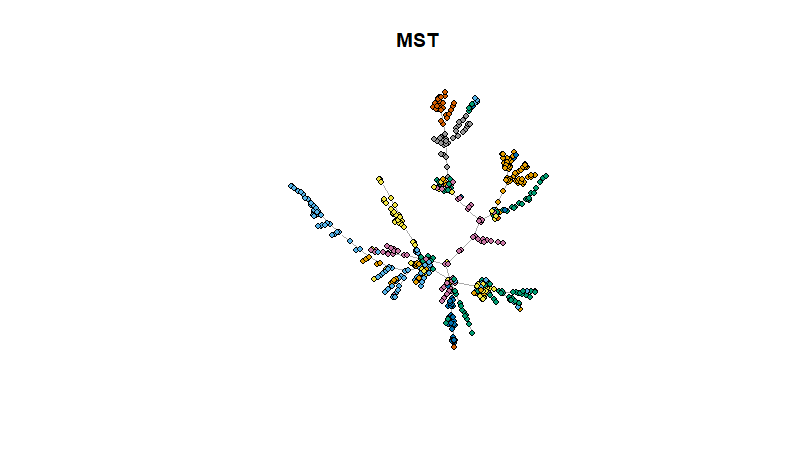

Write R code to recreate this figure.
library('igraph')

#reference: Younan Liang
#get stock list
Name_sector = read.csv("finance_data_cleaned/Name_sector.csv", stringsAsFactors=FALSE) 

#get ids
stock_ids = Name_sector$Symbol
ri = matrix(list(), length(stock_ids), 2)
P = data.frame(A=character(), B=character(), C=numeric(), stringsAsFactors=FALSE) 
colnames(P) = c("Node1", "Node2", "weight")

#look into each stock
idx = 1
dirty = 0
for(i in stock_ids){
    ri[[idx,1]] = i

    #get close price for each stock
    close = read.csv(paste('finance_data/data/', i, '.csv', sep=""), 
        stringsAsFactors = FALSE)$Close 
    ri_tmp = numeric(0)
    for (j in 2:length(close)){
        #ri
        ri_tmp[j-1] = log(close[j]) - log(close[j-1])
    }
    ri[[idx,2]] = ri_tmp

    #check length and discard some data
    if (length(ri_tmp) != 764){
      cat("to be cleaned", i,  "\n")
      dirty = dirty + 1
    }

    idx = idx + 1
}

dirty

#graph
edge_idx = 1
w_ij = numeric()
for(i in 1 : (length(stock_ids) - 1)){
    for(j in (i+1) : length(stock_ids)){
        P[edge_idx, 1] = stock_ids[i] 
        P[edge_idx, 2] = stock_ids[j]

        mean_i = mean(ri[[i,2]])
        mean_j = mean(ri[[j,2]])
        sqr_mean_i = mean(ri[[i,2]]^2) 
        sqr_mean_j = mean(ri[[j,2]]^2)

        #correlation
        p_ij = (mean(ri[[i,2]] * ri[[j,2]]) - mean_i * mean_j) / sqrt((sqr_mean_i - mean_i^2) * (sqr_mean_j - mean_j^2))
        wij_curr = sqrt(2 * (1 - p_ij))

        P[edge_idx, 3] = wij_curr
        
        w_ij = c(w_ij, wij_curr)
        edge_idx = edge_idx + 1
    }
}

g1 = graph.data.frame(P, directed = FALSE)

#get stock names
sector = Name_sector$Sector
color = rep(0, length(sector))

#assign color for different sectors
color_idx = 1
for(i in unique(sector)){
    color[which(sector == i)] = color_idx 
    color_idx = color_idx + 1
}

#plot MST
plot(mst(g1, weights = P$weight), vertex.color = color, vertex.label = NA, vertex.size = rep(5, length(sector)), main = "MST")
